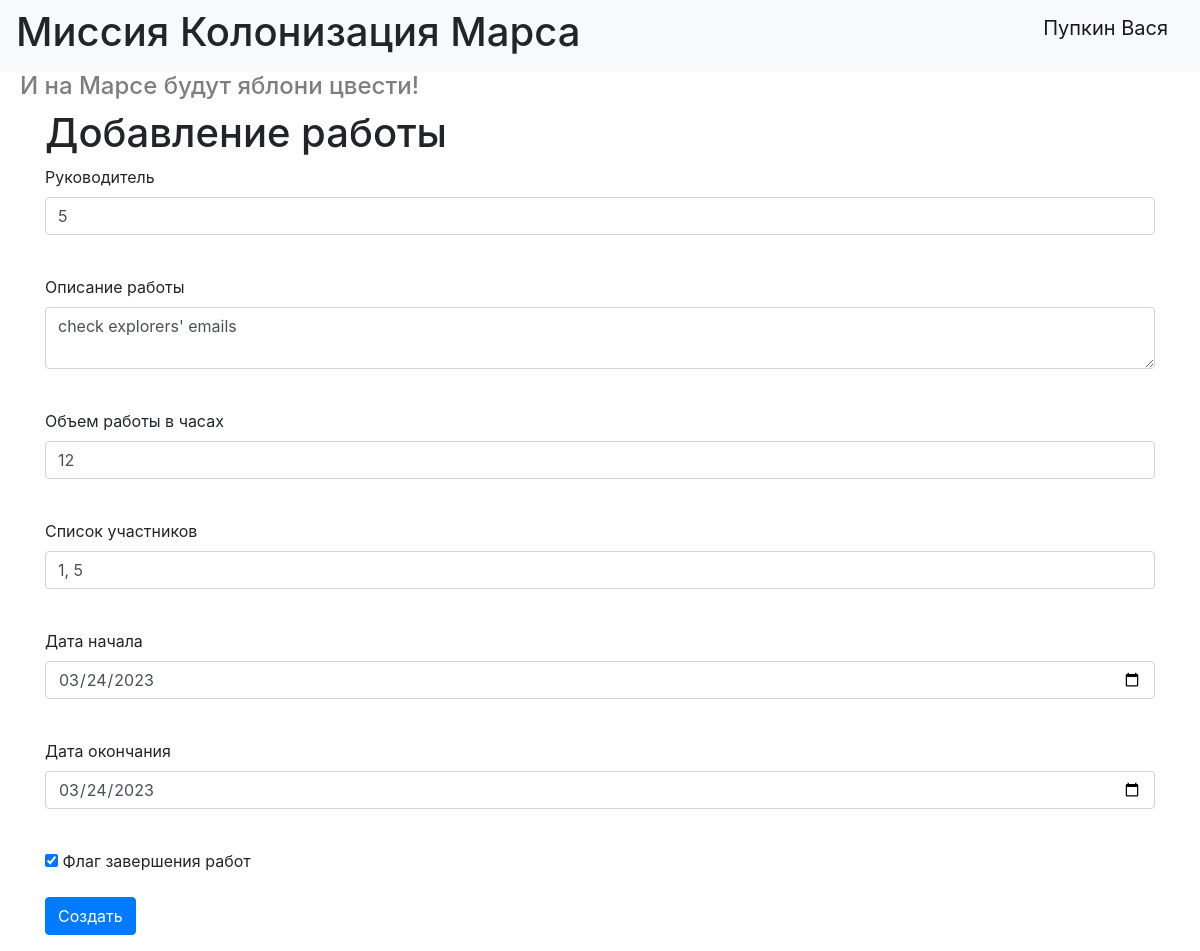
/job/4 (signed in), run on the app's committed database.
### data/users.py (models this page shows, shortened)
class User(SqlAlchemyBase, UserMixin):
    __tablename__ = 'users'
    id = sqlalchemy.Column(sqlalchemy.Integer,
                           primary_key=True, autoincrement=True)
    surname = sqlalchemy.Column(sqlalchemy.String, nullable=True)
    name = sqlalchemy.Column(sqlalchemy.String, nullable=True)
    age = sqlalchemy.Column(sqlalchemy.Integer, nullable=True)
    position = sqlalchemy.Column(sqlalchemy.String, nullable=True)
    speciality = sqlalchemy.Column(sqlalchemy.String, nullable=True)
    address = sqlalchemy.Column(sqlalchemy.String, nullable=True)
    email = sqlalchemy.Column(sqlalchemy.String,
                              unique=True, nullable=True)
    hashed_password = sqlalchemy.Column(sqlalchemy.String, nullable=True)
    modified_date = sqlalchemy.Column(sqlalchemy.DateTime,
                                      default=datetime.datetime.now)
    jobs = orm.relationship("Jobs", back_populates='user')
    department = orm.relationship('Department')

### data/jobs.py (models this page shows, shortened)
class Jobs(SqlAlchemyBase):
    __tablename__ = 'jobs'
    id = sqlalchemy.Column(sqlalchemy.Integer,
                           primary_key=True, autoincrement=True)
    team_leader = sqlalchemy.Column(sqlalchemy.Integer,
                                    sqlalchemy.ForeignKey("users.id"))
    job = sqlalchemy.Column(sqlalchemy.String, nullable=True)
    work_size = sqlalchemy.Column(sqlalchemy.Integer, nullable=True)
    collaborators = sqlalchemy.Column(sqlalchemy.String, nullable=True)
    start_date = sqlalchemy.Column(sqlalchemy.Date, nullable=True)
    end_date = sqlalchemy.Column(sqlalchemy.Date, nullable=False)
    is_finished = sqlalchemy.Column(sqlalchemy.Boolean, nullable=False)
    user = orm.relationship('User')

### index.py (the view, shortened to what this page needs)
@app.route('/job/<int:job_id>', methods=['GET', 'POST'])
@login_required
def edit_job(job_id):
    form = JobForm()
    if request.method == "GET":
        db_sess = db_session.create_session()
        if current_user.id == 1:
            job = db_sess.query(Jobs).get(job_id, 0)
        else:
            job = db_sess.query(Jobs).filter(Jobs.id == job_id, Jobs.user == current_user).first()
        if job:
            form.team_leader.data = job.team_leader
            form.job.data = job.job
            form.work_size.data = job.work_size
            form.collaborators.data = job.collaborators
            form.start_date.data = job.start_date
            form.end_date.data = job.end_date
            form.is_finished.data = job.is_finished
        else:
            abort(404)
    return render_template('create_job.html', form=form, title='Редактирование работы')

### forms/job.py
class JobForm(FlaskForm):
    team_leader = IntegerField('Руководитель', validators=[DataRequired()])
    job = TextAreaField('Описание работы', validators=[DataRequired()])
    work_size = IntegerField('Объем работы в часах', validators=[DataRequired()])
    collaborators = StringField('Список участников')
    start_date = DateField('Дата начала')
    end_date = DateField('Дата окончания')
    is_finished = BooleanField('Флаг завершения работ')
    submit = SubmitField('Создать')

### data/db_session.py (called while the page is built)
def create_session() -> Session:
    global __factory
    return __factory()

### index.py (called while the page is built)
@login_manager.user_loader
def load_user(user_id):
    db_sess = db_session.create_session()
    return db_sess.query(User).get(user_id)

### templates/create_job.html (shortened to what this page needs)
{% extends "base.html" %}
{% block content %}
    <h1>Добавление работы</h1>
    <form action="" method="post">
        <p>
            {{ form.team_leader.label }}<br>
            {{ form.team_leader(class="form-control", type="integer") }}<br>
        </p>
        <p>
            {{ form.job.label }}<br>
            {{ form.job(class="form-control", type="text") }}<br>
        </p>
        <p>
            {{ form.work_size.label }}<br>
            {{ form.work_size(class="form-control", type="integer") }}<br>
        </p>
        <p>
            {{ form.collaborators.label }}<br>
            {{ form.collaborators(class="form-control", type="string") }}<br>
        </p>
        <p>
            {{ form.start_date.label }}<br>
            {{ form.start_date(class="form-control", type="date") }}<br>
        </p>
        <p>
            {{ form.end_date.label }}<br>
            {{ form.end_date(class="form-control", type="date") }}<br>
        </p>
        <p>{{ form.is_finished() }} {{ form.is_finished.label }}</p>
        <p>{{ form.submit(type="submit", class="btn btn-primary") }}</p>
    </form>
{% endblock %}

### templates/base.html (shortened to what this page needs)
<!doctype html>
<html lang="en">
<head>
    <link rel="stylesheet"
          href="https://stackpath.bootstrapcdn.com/bootstrap/4.4.1/css/bootstrap.min.css"
>
    <link rel="stylesheet" type="text/css" href="/static/css/style.css">
</head>
<body>
<header>
    <nav class="navbar navbar-light bg-light">
        <h1> Миссия Колонизация Марса </h1>
        {% if current_user.is_authenticated %}
            <p>
                <a class="navbar-brand" href="/logout">{{ current_user.surname }} {{ current_user.name }}</a>
            </p>
        {% else %}
            <p>
                <a class="btn btn-primary " href="/register">Зарегистрироваться</a>
                <a class="btn btn-success" href="/login">Войти</a>
            </p>
        {% endif %}
    </nav>
    <h4> И на Марсе будут яблони цвести! </h4>
</header>
<main role="main" class="container">
    {% block content %}{% endblock %}
</main>
</body>
</html>

### static/css/style.css (style rules this page uses)
h4 { margin-left: 20px; color: #7e7e7e; }

### data on the page
User: surname "Пупкин", name "Вася"
Jobs: team_leader "5", job "check explorers' emails", work_size "12", collaborators "1, 5", start_date "03/24/2023", end_date "03/24/2023", is_finished "☑"
